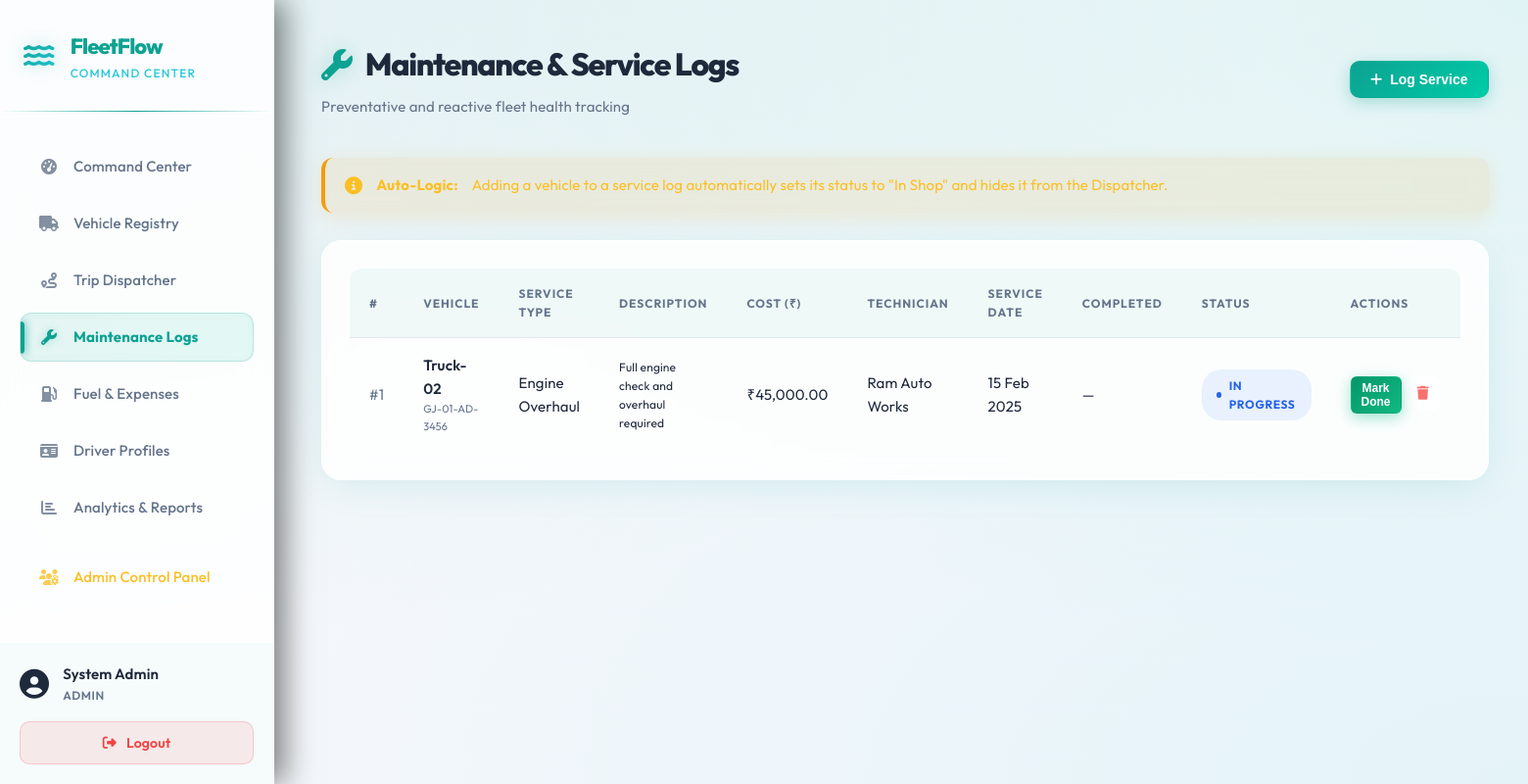
The app's page /pages/maintenance.php (signed in) with its own data.
### tables this page shows
CREATE TABLE maintenance_logs (
    id INT AUTO_INCREMENT PRIMARY KEY,
    vehicle_id INT NOT NULL,
    service_type VARCHAR(150) NOT NULL,
    description TEXT,
    cost DECIMAL(12,2) NOT NULL DEFAULT 0,
    service_date DATE NOT NULL,
    completed_date DATE DEFAULT NULL,
    status VARCHAR(20) NOT NULL DEFAULT 'In Progress',
    technician VARCHAR(100) NOT NULL DEFAULT '',
    created_at TIMESTAMP DEFAULT CURRENT_TIMESTAMP,
    FOREIGN KEY (vehicle_id) REFERENCES vehicles(id) ON DELETE CASCADE
);

CREATE TABLE vehicles (
    id INT AUTO_INCREMENT PRIMARY KEY,
    name VARCHAR(100) NOT NULL,
    model VARCHAR(100) NOT NULL,
    license_plate VARCHAR(50) NOT NULL UNIQUE,
    type VARCHAR(20) NOT NULL DEFAULT 'Van',
    max_capacity DECIMAL(10,2) NOT NULL,
    odometer DECIMAL(10,2) NOT NULL DEFAULT 0,
    acquisition_cost DECIMAL(12,2) NOT NULL DEFAULT 0,
    region VARCHAR(100) NOT NULL DEFAULT '',
    status VARCHAR(20) NOT NULL DEFAULT 'Available',
    created_at TIMESTAMP DEFAULT CURRENT_TIMESTAMP
);

### pages/maintenance.php (the view, shortened to what this page needs)
<?php
require_once '../includes/config.php';
$logs = $conn->query("SELECT ml.*, v.name as vname, v.license_plate
    FROM maintenance_logs ml
    JOIN vehicles v ON ml.vehicle_id=v.id
    ORDER BY ml.id DESC");
include '../includes/header.php';
?>
<div class="page-header">
    <div>
        <div class="page-title"><i class="fas fa-wrench"></i> Maintenance & Service Logs</div>
        <div class="page-subtitle">Preventative and reactive fleet health tracking</div>
    </div>
    <button class="btn btn-primary" onclick="openModal('addMaintModal')">
        <i class="fas fa-plus"></i> Log Service
    </button>
</div>
<div class="alert alert-warning">
    <i class="fas fa-info-circle"></i>
    <strong>Auto-Logic:</strong> Adding a vehicle to a service log automatically sets its status to "In Shop" and hides it from the Dispatcher.
</div>
<div class="card">
    <div class="table-wrap">
        <table>
            <thead>
                <tr><th>#</th><th>Vehicle</th><th>Service Type</th><th>Description</th><th>Cost (₹)</th><th>Technician</th><th>Service Date</th><th>Completed</th><th>Status</th><th>Actions</th></tr>
            </thead>
            <tbody>
            <?php while ($m = $logs->fetch_assoc()):
                $pc = ['Pending'=>'yellow','In Progress'=>'blue','Completed'=>'green'][$m['status']] ?? 'gray';
            ?>
            <tr>
                <td style="color:var(--text-muted)">#<?= $m['id'] ?></td>
                <td>
                    <div style="font-weight:600"><?= htmlspecialchars($m['vname']) ?></div>
                    <div style="font-size:11px;color:var(--text-muted)"><?= htmlspecialchars($m['license_plate']) ?></div>
                </td>
                <td><?= htmlspecialchars($m['service_type']) ?></td>
                <td style="max-width:200px;font-size:12px"><?= htmlspecialchars($m['description'] ?: '—') ?></td>
                <td>₹<?= number_format($m['cost'], 2) ?></td>
                <td><?= htmlspecialchars($m['technician'] ?: '—') ?></td>
                <td><?= date('d M Y', strtotime($m['service_date'])) ?></td>
                <td><?= $m['completed_date'] ? date('d M Y', strtotime($m['completed_date'])) : '—' ?></td>
                <td><span class="pill pill-<?= $pc ?>"><?= $m['status'] ?></span></td>
                <td>
                    <div style="display:flex;gap:4px">
                    <?php if ($m['status'] !== 'Completed'): ?>
                        <form method="POST" style="display:inline">
                            <button type="submit" class="btn btn-success btn-xs">Mark Done</button>
                        </form>
                    <?php endif; ?>
                        <form method="POST" style="display:inline" onsubmit="return confirmDelete()">
                            <button type="submit" class="action-btn delete"><i class="fas fa-trash"></i></button>
                        </form>
                    </div>
                </td>
            </tr>
            <?php endwhile; ?>
            </tbody>
        </table>
    </div>
</div>
<?php include '../includes/footer.php'; ?>

### records on screen
maintenance_logs: id "1", vehicle.name "Truck-02", vehicle.license_plate "GJ-01-AD-3456", service_type "Engine Overhaul", description "Full engine check and overhaul required", cost "45,000.00", technician "Ram Auto Works", service_date "15 Feb 2025", status "IN PROGRESS"

### other values on screen
$user_name "System Admin"
str_replace('_',' ',$user_role) "ADMIN"
